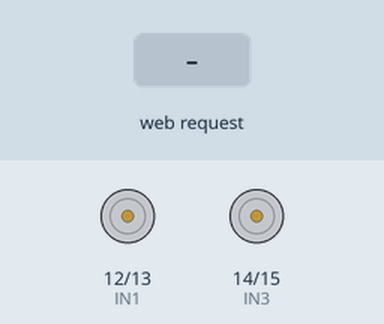
The sketch below on a simulated ESP32. Parts: motor-driver pin pairs drawn as motors (green arrow = first pin HIGH = forward, orange = second pin HIGH = backward, longer = more drive). The inputs (shaded band) are chosen by the test bench. WiFi joins after 1.5 s; servers stay silent unless stated; what the sketch prints to the serial monitor is not drawn.

Above: at 3.2 s.
3.3 s: HTTP request GET /forward received
At 4.5 s:
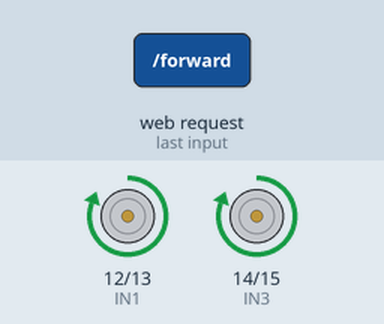
4.8 s: HTTP request GET /backward received
At 5.9 s:
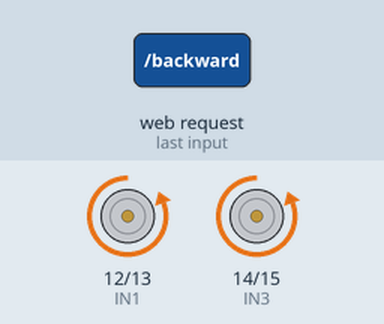
6.3 s: HTTP request GET /left received
At 7.0 s:
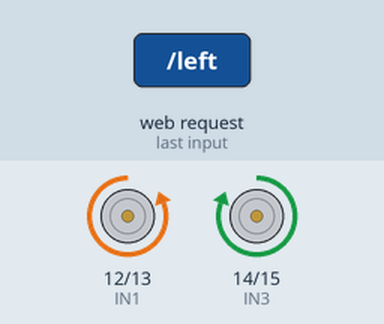
7.8 s: HTTP request GET /right received
At 8.1 s:
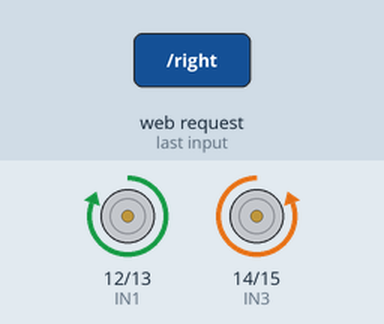
9.3 s: HTTP request GET /stop received
At 10.5 s:
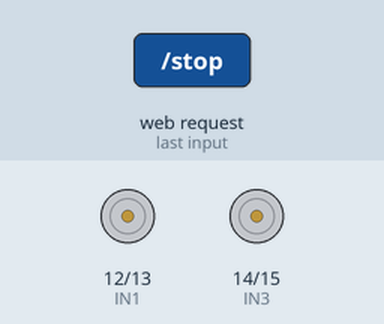
Timing chart, 0 to 11.8 s (numbered marks = the images above; inputs shaded):
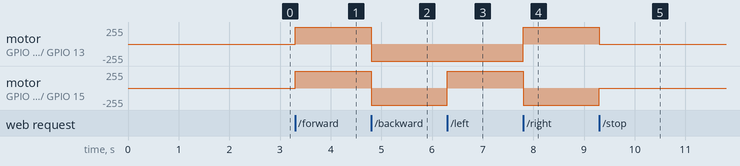

Measured:
- after the input at 3.3 s, motor on GPIO 12 (IN1) / GPIO 13 (IN2), motor on GPIO 14 (IN3) / GPIO 15 (IN4): stopped → forward 255/255 at once
- after the input at 4.8 s, motor on GPIO 12 (IN1) / GPIO 13 (IN2), motor on GPIO 14 (IN3) / GPIO 15 (IN4): forward 255/255 → backward 255/255 at once
- after the input at 6.3 s, motor on GPIO 14 (IN3) / GPIO 15 (IN4): backward 255/255 → forward 255/255 at once
- after the input at 7.8 s, motor on GPIO 12 (IN1) / GPIO 13 (IN2): backward 255/255 → forward 255/255 at once; motor on GPIO 14 (IN3) / GPIO 15 (IN4): forward 255/255 → backward 255/255 at once
- after the input at 9.3 s, motor on GPIO 12 (IN1) / GPIO 13 (IN2): forward 255/255 → stopped at once; motor on GPIO 14 (IN3) / GPIO 15 (IN4): backward 255/255 → stopped at once

The sketch:

no-cam-firmware.ino
```cpp
#include <WiFi.h>
#include <WebServer.h>

// Replace with your network credentials
const char* ssid = "OnePlus Ce3";
const char* password = "manjutomar";

// Set GPIO pins for motor control
#define IN1 12
#define IN2 13
#define IN3 14
#define IN4 15

WebServer server(80);

void setup() {
  Serial.begin(115200);

  // Initialize GPIO pins as outputs
  pinMode(IN1, OUTPUT);
  pinMode(IN2, OUTPUT);
  pinMode(IN3, OUTPUT);
  pinMode(IN4, OUTPUT);

  // Connect to Wi-Fi
  WiFi.begin(ssid, password);

  delay(1000);

  while (WiFi.status() != WL_CONNECTED) {
    delay(1000);
    Serial.println("Connecting to WiFi...");
  }
  Serial.println("Connected to WiFi");

  // Start server and define routes
  server.on("/", handleRoot);
  server.on("/forward", handleForward);
  server.on("/backward", handleBackward);
  server.on("/left", handleLeft);
  server.on("/right", handleRight);
  server.on("/stop", handleStop);

  server.begin();
  Serial.println("HTTP server started at : ");
  Serial.print(WiFi.localIP());

}

void loop() {
  server.handleClient();
}

void handleRoot() {
  String html = "<html>\
                  <head>\
                    <title>ESP32 Motor Control</title>\
                    <style>\
                      button {\
                        display: block;\
                        width: 100px;\
                        height: 50px;\
                        margin: 10px;\
                      }\
                    </style>\
                  </head>\
                  <body>\
                    <h1>Motor Control</h1>\
                    <button onclick=\"location.href='/forward'\">Forward</button>\
                    <button onclick=\"location.href='/backward'\">Backward</button>\
                    <button onclick=\"location.href='/left'\">Left</button>\
                    <button onclick=\"location.href='/right'\">Right</button>\
                    <button onclick=\"location.href='/stop'\">Stop</button>\
                  </body>\
                </html>";
  server.send(200, "text/html", html);
}

void handleForward() {
  digitalWrite(IN1, HIGH);
  digitalWrite(IN2, LOW);
  digitalWrite(IN3, HIGH);
  digitalWrite(IN4, LOW);
  server.send(200, "text/html", "Moving forward<br><a href='/'>Go Back</a>");
}

void handleBackward() {
  digitalWrite(IN1, LOW);
  digitalWrite(IN2, HIGH);
  digitalWrite(IN3, LOW);
  digitalWrite(IN4, HIGH);
  server.send(200, "text/html", "Moving backward<br><a href='/'>Go Back</a>");
}

void handleLeft() {
  digitalWrite(IN1, LOW);
  digitalWrite(IN2, HIGH);
  digitalWrite(IN3, HIGH);
  digitalWrite(IN4, LOW);
  server.send(200, "text/html", "Turning left<br><a href='/'>Go Back</a>");
}

void handleRight() {
  digitalWrite(IN1, HIGH);
  digitalWrite(IN2, LOW);
  digitalWrite(IN3, LOW);
  digitalWrite(IN4, HIGH);
  server.send(200, "text/html", "Turning right<br><a href='/'>Go Back</a>");
}

void handleStop() {
  digitalWrite(IN1, LOW);
  digitalWrite(IN2, LOW);
  digitalWrite(IN3, LOW);
  digitalWrite(IN4, LOW);
  server.send(200, "text/html", "Stopped<br><a href='/'>Go Back</a>");
}
```
